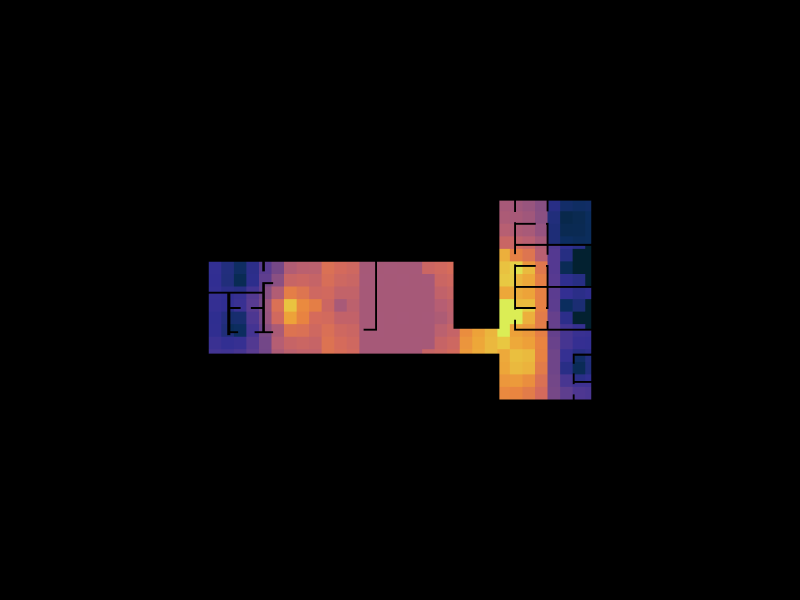

Write notebook code for a chart like this one.
### Code cell
Topology.Show(faces,
              faceColorKey="dc_color",
              faceOpacity=1,
              showEdges=False,
              showVertices=False,
              vertexSizeKey="size",
              vertexColorKey="dc_color",
              camera=[0, 0, 6],
              backgroundColor="black",
              width=800, height=600,
              renderer=renderer)
